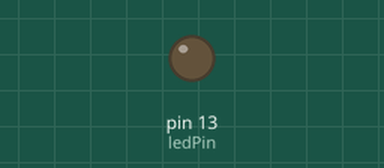
This sketch was run on a simulated Arduino Uno, built with avr-gcc and run on an emulated ATmega328P. On the bench: output pins drawn as LEDs (lit = HIGH). Dashed ring = blinking.

Above: at 1.0 s.
At 2.5 s:
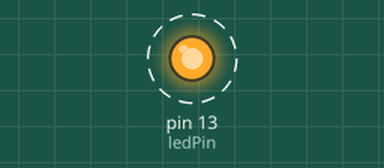
Timing chart, 0 to 4.6 s (numbered marks = the images above):
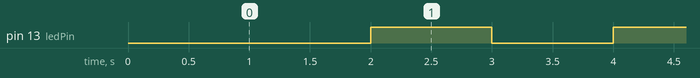

The sketch:

Blink_Without_Delay.ino
```cpp
// Code by Kartikey Sharma
// Contributed to OpenOctober
const int ledPin =  LED_BUILTIN;
int ledState = HIGH;
unsigned long previousMillis = 0;
const long interval = 1000;
// Setting up the pin to OUTPUT mode
void setup() {
  pinMode(ledPin, OUTPUT);
}
void loop() {
  unsigned long currentMillis = millis();
  if (interval <= currentMillis - previousMillis) {
    previousMillis = currentMillis;
    ledState = ledState == HIGH ? LOW: HIGH;
    digitalWrite(ledPin, ledState);
  }
}
```

Measured:
- by itself, pin 13 (ledPin): alternates HIGH for 1.0 s and LOW for 1.0 s
